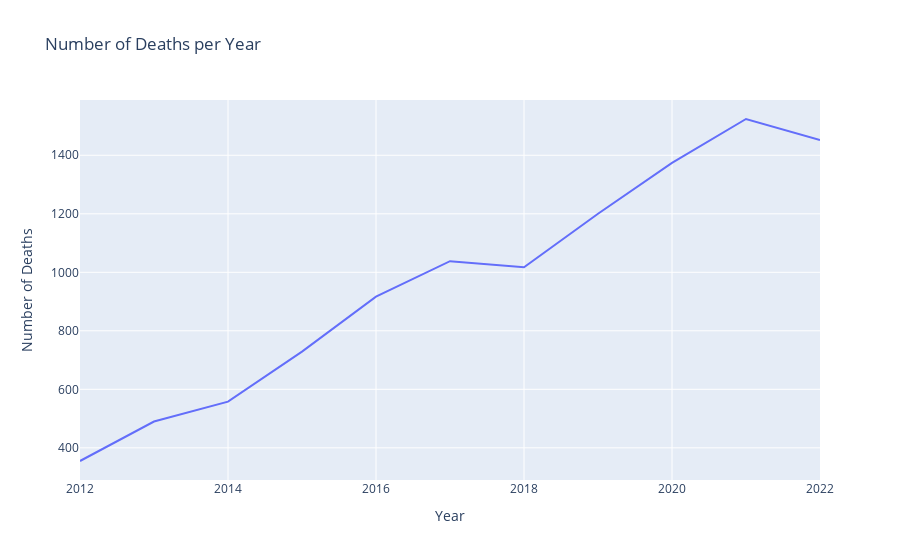

Here is the notebook cell this chart was saved with:
### Markdown cell above
### Step 1: Related to each type of drug and the 'Location' column

### Code cell
# Sao lưu một bản sao của DataFrame gốc
df = DrugDeath_df.copy()

# Chuyển đổi cột 'Date' thành định dạng datetime
df['Date'] = pd.to_datetime(df['Date'])

# Tạo cột 'Year' từ 'Date'
df['Year'] = df['Date'].dt.year

# Tính số nạn nhân tử vong mỗi năm
yearly_deaths = df.groupby('Year').size().reset_index(name='Number of Deaths')

# Vẽ biểu đồ đường cho số nạn nhân tử vong mỗi năm
fig = px.line(yearly_deaths, x='Year', y='Number of Deaths', title='Number of Deaths per Year')
fig.show()

# Tính số nạn nhân tử vong mỗi năm theo thành phố của 5 thành phố có nhiều nạn nhân nhất

### Figure 1 — Plotly figure (JSON) as saved in the notebook; plotly's stock layout.template omitted (floating-point values rounded to 4 significant figures)
{"data": [{"hovertemplate": "Year=%{x}<br>Number of Deaths=%{y}<extra></extra>", "legendgroup": "", "line": {"color": "#636efa", "dash": "solid"}, "marker": {"symbol": "circle"}, "mode": "lines", "name": "", "orientation": "v", "showlegend": false, "type": "scatter", "x": [2012, 2013, 2014, 2015, 2016, 2017, 2018, 2019, 2020, 2021, 2022], "xaxis": "x", "y": [355, 490, 558, 729, 917, 1038, 1017, 1200, 1374, 1524, 1452], "yaxis": "y"}], "layout": {"legend": {"tracegroupgap": 0}, "title": {"text": "Number of Deaths per Year"}, "xaxis": {"anchor": "y", "domain": [0, 1], "title": {"text": "Year"}}, "yaxis": {"anchor": "x", "domain": [0, 1], "title": {"text": "Number of Deaths"}}}}
